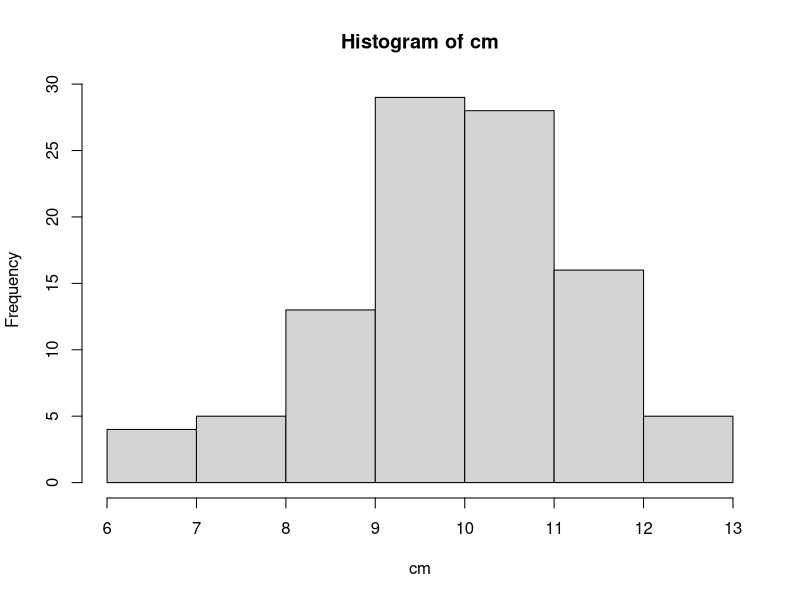

Write the R code that produced this figure. (Note: this script raises an error after producing the figure.)
# Introduction to R #

#1. GETTING STARTED_________________________________
#This topic cover an introduction for the issues:
#- Basic Interactions
#- Entering Input
#- Setting Workspace
#- Sequence of Numbers
#- Creating Vectors
#- Simulations
#- Missing Values
#- Subsetting Vectors
#- Matrices
#- Lists
#- Factors
#- Data Frames
#- Logic
#- Writing Functions


#R version:
R.version.string

#Installing and using packages:
installed.packages()
rownames(installed.packages())
update.packages(ask=FALSE)
install.packages("tseries")
help(package="tseries")
library(tseries)

## BASICS INTERACTING
1
5 + 7       #adition
7 - 2       #subtraction
2 * 3       #multiplication
5 / 2       #division
2 ^ 3 #or 2**3
5 %/% 2     #integer division
5 %% 2    #mod


## ENTERING INPUT
x <- 5 + 7  #assignment operator
x
print(x)
y <- x - 3
y
z <- c(1.1, 9, 3.14)
?c
z
c(z, 555, z)
z*2 + 100
my_sqrt <- sqrt(z - 1)
my_sqrt
my_div <- z/my_sqrt
my_div
c(1, 2, 3, 4) + c(0, 10)
c(1, 2, 3, 4) + c(0, 10, 100)
z*2 + 1000
my_div


##SETTING WORKSPACE
getwd()
dir()
?list.files
args(list.files)
list.files()
old.dir <- getwd()
old.dir
setwd("D:/$github/data_analysis_group")

ls()
rm(x, y, z, my_sqrt, my_div)
ls()
dir.create("testdir")
setwd("testdir")
file.create("mytest.R")
list.files()
file.exists("mytest.R")
file.info("mytest.R")
file.rename("mytest.R", "mytest2.R")
file.copy("mytest2.R", "mytest3.R")
setwd(old.dir)
rm(old.dir)


##SEQUENCE OF NUMBERS
1:20
pi:10
15:1
?":"
seq(1, 20)
seq(0, 10, by=0.5)
my_seq <- seq(5, 10, length=30)
length(my_seq)
1:length(my_seq)
seq(along.with = my_seq)
seq_along(my_seq)
rep(0, times = 40)
rep(c(0, 1, 2), times=10)
rep(c(0, 1, 2), each=10)
rm(my_seq)

##R has five basic or "atomic" classes of objects:
  # character
  # numeric (real numbers)
  # integer
  # complex
  # logical (True/False)

#Numbers are generally trated as numeric objects, if you explicitly want an integer, 
#you need to specify the L suffix
x <- 5
class(x)
y <- 5L
class(y)


##CREATING VECTORS
#The c() function can be used to create vectors of objects by concatenating things together.
num_vect <- c(0.5, 55, -10, 6)
tf <- num_vect < 1
tf
num_vect >= 6
my_char <- c("My", "name", "is")
my_char
paste(my_char, collapse = " ")
my_name <- c(my_char, "Ennio")
my_name
paste(my_name, collapse = " ")
paste("Hello", "world!", sep = " ")
paste(1:3, c("X","Y","Z"), sep ="")
LETTERS
paste(LETTERS, 1:4, sep = "-")

  #Mixing Objects
  y <- c(1.7, "a") ## character
  y <- c(TRUE, 2) ## numeric
  y <- c("a", TRUE) ## character

  #Explicit Coercion
  x <- 0:6
  class(x)
  as.numeric(x)
  as.logical(x)
  as.character(x)
    #Warning: NAs introduced by coercion
    x <- c("a", "b", "c")
    as.numeric(x)
    rm(x,y)

    
#SIMULATIONS
#The sample() function draws randomly from a specified set of (scalar) objects allowing you to
#sample from arbitrary distributions of numbers.
set.seed(51)
?sample
sample(1:6, 4, replace=TRUE)
sample(1:20, 10)
LETTERS
sample(LETTERS) #Doesn't have to be numbers
flips <- sample(c(0,1), 100, replace = TRUE, prob = c(0.3, 0.7))
flips
sum(flips)
?rbinom()
rbinom(1, size = 100, prob = 0.7)
flips2 <- rbinom(100, size = 1, prob = 0.7)
flips2
sum(flips2)
?rnorm()
rnorm(10)
rnorm(10, 100, 25)
rpois(5, 10)
my_pois <- replicate(100, rpois(5, 10))
my_pois
cm <- colMeans(my_pois)
hist(cm)
rm(list = ls())

#MISSING VALUES INTRO
x <- c(44, NA, 5, NA)
x*3
y <- rnorm(1000)
z <- rep(NA, 1000)
my_data <- sample(c(y, z), 100)
my_na <- is.na(my_data)
my_na
my_data == NA
sum(my_na)

notna <- !is.na(my_data)
sum(notna)

my_data
0/0
Inf - Inf
rm(list = ls())

#SUBSETTING VECTORS
x
x[1:3]
x[is.na(x)]
y <- x[!is.na(x)]
y
y[y > 0]
x[x > 0]
x[!is.na(x) & x > 0]
x[c(3,5,7)]
x[0]
x[3000]
x[c(-2, -10)]
x[-c(2, 10)]
vect <- c(foo = 11, bar = 2, norf = NA)
vect
names(vect)
vect2 <- c(11,2,NA)
names(vect2) <- c("foo", "bar", "norf")
identical(vect, vect2)
vect["bar"]
vect[c("foo", "bar")]

  #R objects can have attributes, which are like metadata for the object
  #Some examples of R object attributes are:
  # names, dimnames
  # dimensions (e.g. matrices, arrays)
  # class (e.g. integer, numeric)
  # length
  # other user-defined attributes/metadata
  #Attributes of an object (if any) can be accessed using the attributes() function:
rm(list = ls())

#MATRICES
#Matrices are vectors with a dimension attribute.
#The dimension attribute is itself an integer vector of length 2 (number of rows, number of columns)
m <- matrix(nrow = 2, ncol = 3)
m
dim(m)
attributes(m)
#Matrices are constructed column-wise, so entries can be thought of starting in the 
#"upper left" corner and running down the columns.
m <- matrix(1:6, nrow = 2, ncol = 3)
m
#Matrices can also be created directly from vectors by adding a dimension attribute.
m <- 1:10
m
dim(m) <- c(2, 5)
m
#Matrices can be created by column-binding or row-binding with the cbind() and rbind() functions.
x <- 1:3
y <- 10:12
m <- cbind(x, y)
dim(m)
rbind(x, y)



#LISTS
#Lists are a special type of vector that can contain elements of different classes.
#Lists can be explicitly created using the list() function, which takes an arbitrary number of arguments.
x <- list(c(1:10), c("azul","amarelo","vermelho"), TRUE, 1 + 4i, m)
x
#We can also create an empty list of a prespecified length with the vector() function
x <- vector("list", length = 5)
x
rm(list = ls())



#FACTORS
#Factors are used to represent categorical data and can be unordered or ordered.
#One can think of a factor as an integer vector where each integer has a label.
#Using factors with labels is better than using integers because factors are self-describing.
#Factor objects can be created with the factor() function.
x <- factor(c("yes", "yes", "no", "yes", "no"))
x
table(x)
x
## See the underlying representation of factor
unclass(x)

#The order of the levels of a factor can be set using the levels argument to factor().
#This can be important in linear modelling because the first level is used as the baseline level.
x <- factor(c("yes", "yes", "no", "yes", "no"))
x ## Levels are put in alphabetical order
x <- factor(c("yes", "yes", "no", "yes", "no"), levels = c("yes", "no"))
x


##DATA FRAMEs
#Data frames are used to store tabular data in R.
#package dplyr has an optimized set of functions designed to work efficiently with data frames.
#Unlike matrices, data frames can store different classes of objects in each column.
#In addition to column names, indicating the names of the variables or predictors,
#data frames have a special attribute called row.names which indicate information 
#about each row of the data frame.
rm(x)
my_vector <- 1:20
my_vector
dim(my_vector)
length(my_vector)
dim(my_vector) <- c(4, 5)
dim(my_vector)
attributes(my_vector)
my_vector
class(my_vector)
my_matrix <- my_vector
?matrix
my_matrix2 <- matrix(1:20, nrow=4, ncol=5)
identical(my_matrix, my_matrix2)

patients <- c("Jose", "Gina", "Kelly", "Sean")
cbind(patients, my_matrix)
my_data <- data.frame(patients, my_matrix)
my_data
class(my_data)
cnames <- c("patient", "age", "weight", "bp", "rating", "test")
colnames(my_data) <- cnames
my_data
colnames(my_data) <- c("patient", "age", "weight", "bp", "rating", "test")
rm(list = ls())


#LOGIC
?"&&"
TRUE == TRUE
2 == 3
(FALSE == TRUE) == FALSE
6 == 7
6 < 7
10 <= 10
5 != 7
!5 == 7
FALSE & FALSE
TRUE & c(TRUE, FALSE, FALSE)
TRUE && c(TRUE, FALSE, FALSE)
TRUE | c(TRUE, FALSE, FALSE)
TRUE || c(TRUE, FALSE, FALSE)
5 > 8 || 6 != 8 && 4 > 3.9
isTRUE(6 > 4)
identical('twins', 'twins')
xor(5 == 6, !FALSE)
ints <- sample(10)
ints
ints > 5
which(ints > 7)
any(ints<0)
all(ints>0)



##FUNCTIONS
?function(){}

    boring_function <- function(x) {
         print(x)
    }

boring_function('My first function!')
boring_function


     my_mean <- function(my_vector) {
       sum(my_vector) / length(my_vector)
     }

my_mean(c(4, 5, 10))

     remainder <- function(num, divisor = 2) {
       num %% divisor
     }

remainder(5)
remainder(11, 5)
remainder(divisor = 11, num = 5)
remainder(4, div = 2)
args(remainder)

     evaluate <- function(func, dat) {
       func(dat)
     }

evaluate(sd, c(1.4, 3.6, 7.9, 8.8))
evaluate(function(x){x+1},6)
evaluate(function(x){tail(x,1)}, c(8,4,0))


     telegram <- function(...){
       paste("START", ..., "STOP")  
     }

telegram("new","letter","test")

     mad_libs <- function(...){
       args <- list(...)
       place <- args[["place"]]
       adjective  <- args[["adjective"]]
       noun  <- args[["noun"]]
       paste("News from", place, "today where", adjective, "students took to the streets in protest of the new", noun, "being installed on campus.")
     }

mad_libs(place = "country", adjective = "crazy", noun = "bank")

     "%p%" <- function(...){
           paste(...)
     }
     
'I'%p%'love'%p%'R!'
